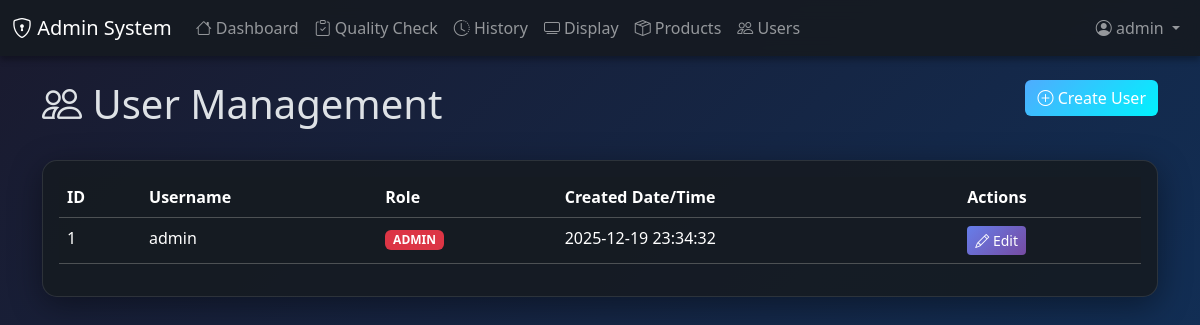
Page /users (signed in) on the earlier database version.
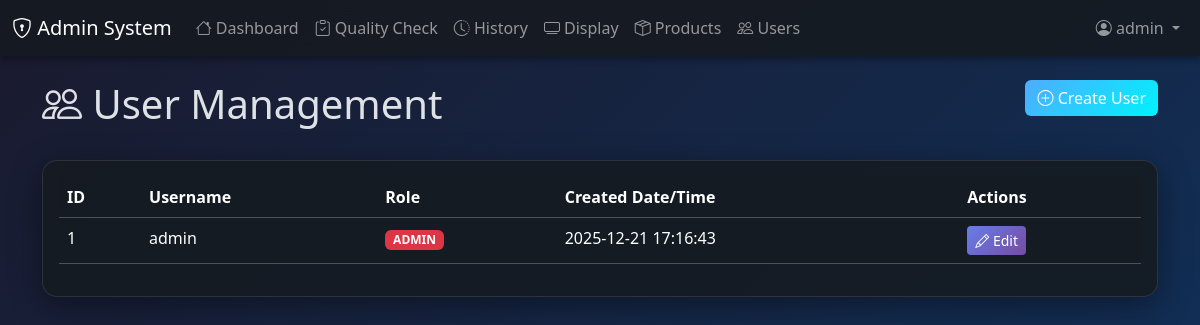
Same page on the later database version.
### main.py (models this page shows)
class User(db.Model):
    id = db.Column(db.Integer, primary_key=True)
    username = db.Column(db.String(80), unique=True, nullable=False)
    password = db.Column(db.String(200), nullable=False)
    role = db.Column(db.String(20), nullable=False)  # 'ADMIN' or 'USER'
    created_at = db.Column(db.DateTime, default=datetime.now)

### main.py (the view)
@app.route('/users')
@admin_required
def users():
    all_users = User.query.all()
    return render_template('users.html', users=all_users)

### main.py (called while the page is built)
def admin_required(f):
    @wraps(f)
    def decorated(*args, **kwargs):
        if 'user_id' not in session:
            flash('Please login first', 'danger')
            return redirect(url_for('login'))
        user = User.query.get(session['user_id'])
        if not user or user.role != 'ADMIN':
            flash('Admin access required', 'danger')
            return redirect(url_for('dashboard'))
        return f(*args, **kwargs)
    return decorated

### templates/users.html (shortened to what this page needs)
{% extends "base.html" %}
{% block content %}
<div class="row mb-4">
    <div class="col">
        <h1><i class="bi bi-people"></i> User Management</h1>
    </div>
    <div class="col-auto">
        <a href="{{ url_for('create_user') }}" class="btn btn-success">
            <i class="bi bi-plus-circle"></i> Create User
        </a>
    </div>
</div>
<div class="card">
    <div class="card-body">
        <div class="table-responsive">
            <table class="table table-dark table-hover">
                <thead>
                    <tr>
                        <th>ID</th>
                        <th>Username</th>
                        <th>Role</th>
                        <th>Created Date/Time</th>
                        <th>Actions</th>
                    </tr>
                </thead>
                <tbody>
                    {% for user in users %}
                    <tr>
                        <td>{{ user.id }}</td>
                        <td>{{ user.username }}</td>
                        <td>
                            <span class="badge bg-{% if user.role == 'ADMIN' %}danger{% else %}info{% endif %}">
                                {{ user.role }}
                            </span>
                        </td>
                        <td>{{ user.created_at.strftime('%Y-%m-%d %H:%M:%S') }}</td>
                        <td>
                            <a href="{{ url_for('edit_user', user_id=user.id) }}" class="btn btn-sm btn-primary">
                                <i class="bi bi-pencil"></i> Edit
                            </a>
                        </td>
                    </tr>
                    {% endfor %}
                </tbody>
            </table>
        </div>
    </div>
</div>
{% endblock %}

Differences in the rows shown:
changed User "admin": created_at "2025-12-19 23:34:32" → "2025-12-21 17:16:43"
